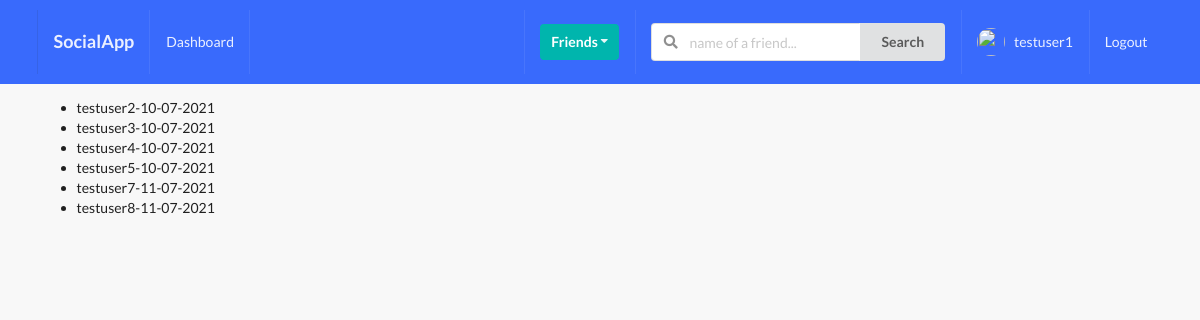
/profiles/to-invite/ (signed in), run on the app's committed database.
### profiles/models.py (models this page shows, shortened)
class Profile(models.Model):
    first_name = models.CharField(max_length=200, blank=True)
    last_name = models.CharField(max_length=200, blank=True)
    user = models.OneToOneField(User, on_delete=models.CASCADE)
    bio = models.TextField(default="no bio...", max_length=300)
    email = models.EmailField(max_length=200, blank=True)
    country = models.CharField(max_length=200, blank=True)
    avatar = models.ImageField(default='avatar.png', upload_to='avatars/')
    friends = models.ManyToManyField(User, blank=True, related_name='friends')
    slug = models.SlugField(unique=True, blank=True)
    updated = models.DateTimeField(auto_now=True)
    created = models.DateTimeField(auto_now_add=True)
    objects = ProfileManager()
    def __str__(self):
        return f"{self.user.username}-{self.created.strftime('%d-%m-%Y')}"
    __initial_first_name = None
    __initial_last_name = None
    def __init__(self, *args, **kwargs):
        super().__init__(*args, **kwargs)
        self.__initial_first_name = self.first_name
        self.__initial_last_name = self.last_name

### profiles/views.py (the view)
# urls.py: path('to-invite/',invite_profiles_list_view,name='invite-profiles-view'),
@login_required
def invite_profiles_list_view(request):
    user = request.user
    qs = Profile.objects.get_all_profiles_to_invite(user)
    context = {
        'qs':qs
    }
    return render(request,'profiles/to_invite_list.html',context)

### profiles/context_processors.py (called while the page is built)
def profile_pic(request):
    if request.user.is_authenticated:
        profile_obj = Profile.objects.get(user=request.user)
        pic = profile_obj.avatar
        return {'picture':pic}
    return {}

def invatations_received_no(request):
    if request.user.is_authenticated:
        profile_obj = Profile.objects.get(user=request.user)
        qs_count = Relationship.objects.invatations_received(profile_obj).count()
        return {'invites_num':qs_count}
    return {}

### profiles/models.py (called while the page is built)
    def get_all_profiles_to_invite(self, sender):
        profiles = Profile.objects.all().exclude(user=sender)
        profile = Profile.objects.get(user=sender)
        qs = Relationship.objects.filter(Q(sender=profile) | Q(receiver=profile))
        print(qs)
        print("#########")
        accepted = set([])
        for rel in qs:
            if rel.status == 'accepted':
                accepted.add(rel.receiver)
                accepted.add(rel.sender)
        print(accepted)
        print("#########")
        available = [profile for profile in profiles if profile not in accepted]
        print(available)
        print("#########")
        return available

    def invatations_received(self, receiver):
        qs = Relationship.objects.filter(receiver=receiver, status='send')
        return qs

    def __str__(self):
        return f"{self.sender}-{self.receiver}-{self.status}"

### profiles/templates/profiles/to_invite_list.html (shortened to what this page needs)
{% extends 'base.html' %}
{% block content %}
    <ul>
        {% for item in qs %}
        <li>{{item}}</li>
        {% endfor %}
    </ul>
{% endblock content %}

### templates/base.html (shortened to what this page needs)
{% load static %}
<!doctype html>
<html lang="en">
  <head>
    <link rel="stylesheet" type="text/css" href={% static 'style.css' %}>
    <link rel="stylesheet" type='text/css' href="https://cdnjs.cloudflare.com/ajax/libs/semantic-ui/2.2.14/semantic.min.css">
  </head>
  <body>
    {% include 'main/navbar.html' %}
    <div class="ui container">
      {% block content %}
      {% endblock content %}
    </div>
  </body>
</html>

### templates/main/navbar.html (shortened to what this page needs)
{% url 'home-view' as path_to_home %}
{% url 'posts:main-post-view' as path_to_posts %}
{% url 'profiles:my-profile-view' as path_to_my_profile %}
<div class="ui inverted menu nav mb-7">
  <div class="ui container">
    <a href="{{path_to_home}}" class="{% if request.path == path_to_home %}active{% endif %} item">
        <h3>SocialApp</h3>
    </a>
    {% if request.user.is_authenticated %}
    <a href="{{path_to_posts}}" class="{% if request.path == path_to_posts %}active{% endif %} item">
        Dashboard
    </a>
    {% endif %}
    <div class="right menu">
        {% if request.user.is_authenticated %}
        <div class="item">
            <div class="ui floating dropdown icon button teal"> Friends
                <i class="dropdown icon"></i>
             </div>
        </div>
             <div class="item">
              <form action="" method="GET">
                <div class="ui action left icon input">
                <input class="prompt" type="text" name='q' placeholder="name of a friend...">
                <button type='submit' class="ui button">Search</button>
                </div>
            </form>
            </div>
            <a href="{{path_to_my_profile}}" class="{% if request.path == path_to_my_profile %}active{% endif %} item">
                <img src={{picture.url}} class="ui avatar image">&nbsp;
                 {{ request.user }}
            </a>
            <a href="{% url 'account_logout' %}" class="ui item">
                Logout
            </a>
        {% else %}
        <a href="{% url 'account_login' %}" class="ui item">
                Login
            </a>
        {% endif %}
    </div>
  </div>
</div>

### static_project/style.css (style rules this page uses)
body { background: #f8f8f8 !important; }
.nav { border-radius: 0px !important; padding: 10px 0 10px 0 !important; background-color: #396afc !important; }
.mb-7 { margin-bottom: 7px !important; }

### data on the page
Profile: user+created "testuser2-10-07-2021"
Profile: user+created "testuser3-10-07-2021"
Profile: user+created "testuser4-10-07-2021"
Profile: user+created "testuser5-10-07-2021"
Profile: user+created "testuser7-11-07-2021"
Profile: user+created "testuser8-11-07-2021"

### other printed values
{{ request.user }} "testuser1"
